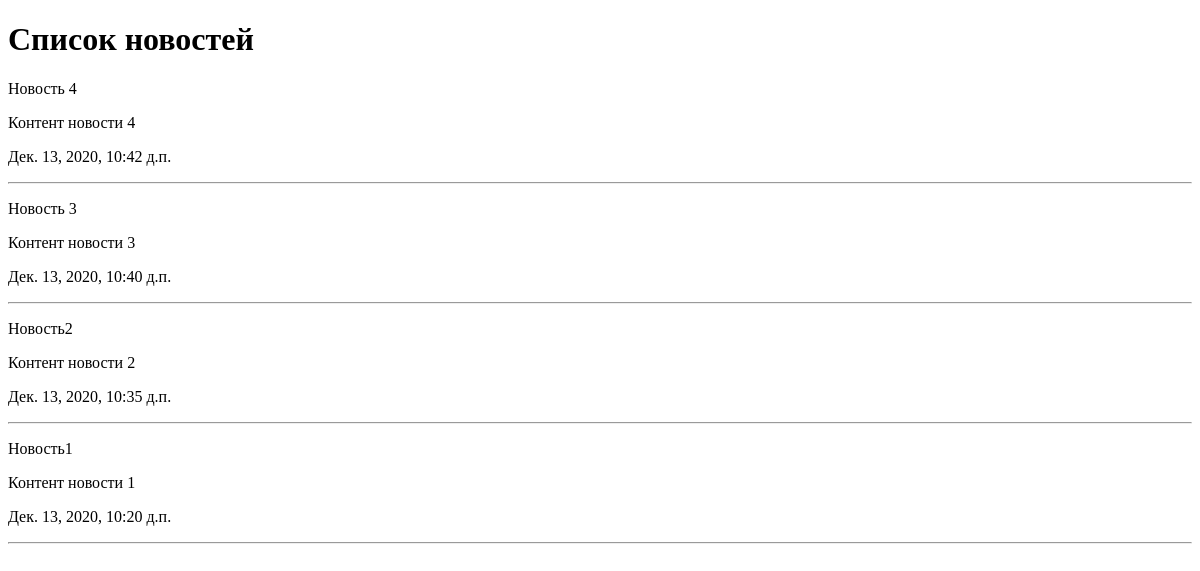
The app's page /, older data.
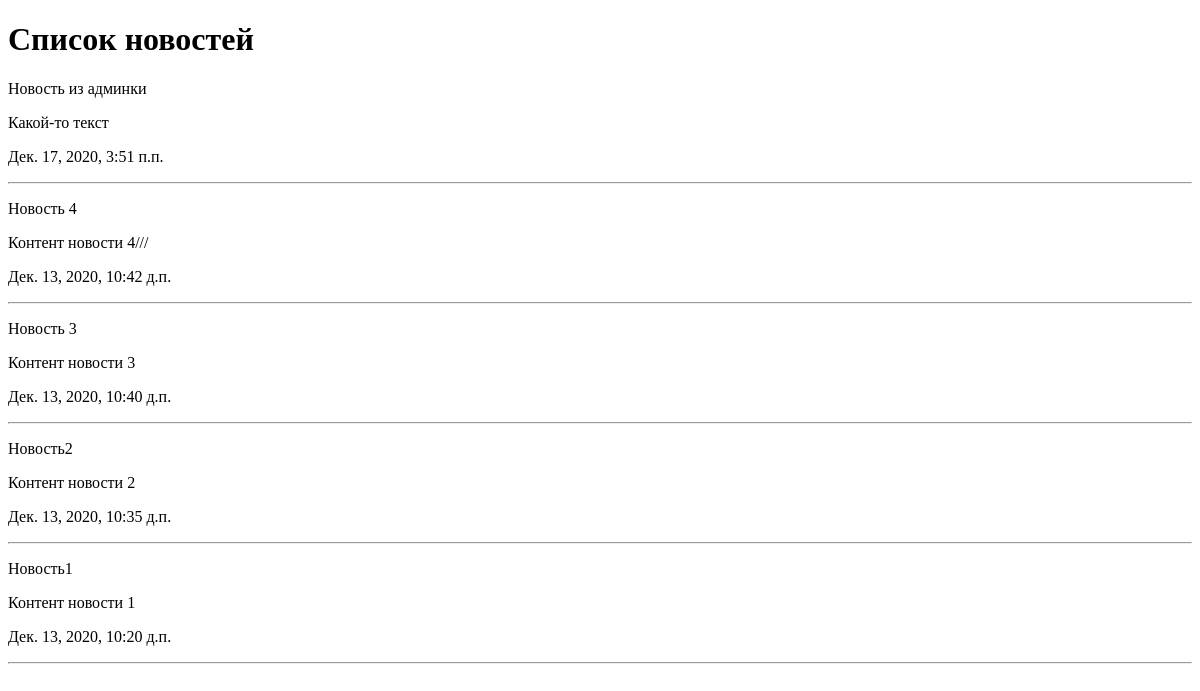
The same page, newer data.
### news/models.py (models this page shows, shortened)
class News(models.Model):
    title = models.CharField(max_length=150, verbose_name='Заголовок')
    content = models.TextField(blank=True, verbose_name='Контент')
    created_at = models.DateTimeField(auto_now_add=True, verbose_name='Создан')
    updated_at = models.DateTimeField(auto_now=True, verbose_name='Обновлено')
    photo = models.ImageField(upload_to='photos/%Y/%m/%d', verbose_name='Изображение', blank=True)
    is_published = models.BooleanField(default=True, verbose_name='Опубликовано')
    category = models.ForeignKey('Category', on_delete=models.PROTECT, null=True, verbose_name='Категория')
    class Meta:
        verbose_name = 'Новость'
        verbose_name_plural = 'Новости'
        ordering = ['-created_at']

### news/views.py (the view)
# urls.py: path('', index),
def index(request):
    news = News.objects.all()
    return render(request, 'news/index.html', {'news': news, 'title': 'Список новостей'})

### news/templates/news/index.html (shortened to what this page needs)
<!DOCTYPE html>
<html lang="en">
<head>
</head>
<body>
<h1>{{ title }}</h1>
{% for item in news %}
<div>
    <p>{{ item.title }}</p>
    <p>{{ item.content }}</p>
    <p>{{ item.created_at }}</p>
</div>
<hr>
{% endfor %}
</body>
</html>

Row changes from the older to the newer data that the page shows:
added News: title "Новость из админки", content "Какой-то текст", created_at "Дек. 17, 2020, 3:51 п.п."
changed News "Новость 4": content "Контент новости 4" → "Контент новости 4///"
